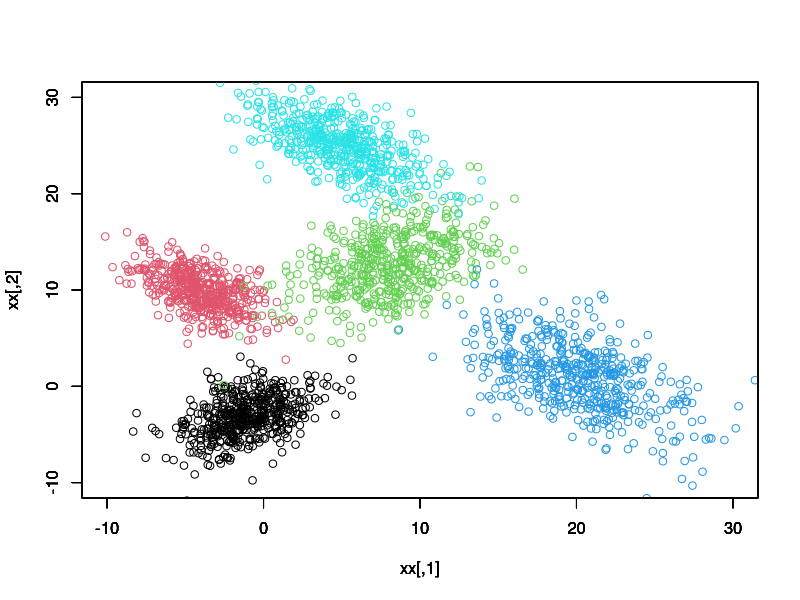

Generate this figure with R:
rm(list=ls())
graphics.off()
# let us generate data
labelsNr<-5 #number of labels
labelsJ<-1:1:labelsNr #labels are numbers 1,2,3,4
labelsI<-1:1:500 #number of data points for label 500

#When the number of dimensions equals 2 -> bivariate normal distribution 
#that is defined with a two-dimensional vector of means, 
#m=(m1,m2) and covariance matrix sigma  ??=[(??1)^2, ??12, ??21, (??2)^2].
#reference: https://www.itl.nist.gov/div898/handbook/pmc/section5/pmc542.htm

sigma1<-matrix(c(5,2,2,5),ncol=2) #covariance matrix of sigmas, must be symmetric!!
sigma1
sigma2<-matrix(c(4,-2,-2,4),ncol=2)
sigma3<-matrix(c(10,4,4,10),ncol=2)
sigma4<-matrix(c(12,-6,-6,12),ncol=2)
sigma5<-matrix(c(8,-5,-5,8),ncol=2)

# more ellegant way to construct 
#eig_vec_1 <- matrix(c(0.4,0.2,0.2,0.4), nrow=2, ncol=2)
#eig_vec_2 <- matrix(c(0.2,-0.1,-0.1,0.2), nrow=2, ncol=2)

#eig_val_1<- matrix(c(1,0,0,1) ,nrow=2, ncol=2)
#eig_val_2<- matrix(c(1,0,0,1) ,nrow=2, ncol=2)

#covariance matrices
#sigma1 <- eig_vec_1 %*% eig_val_1 %*% t(eig_vec_1)
#sigma2 <-  eig_vec_2 %*% eig_val_2 %*% t(eig_vec_2)

mean1=c(-1,-3) #mean of both 2 variables/dimensions
mean1
mean2=c(-4,10)
mean3=c(8,13)
mean4=c(20,1)
mean5=c(5,25)

#Sigmas=data.frame(sigma1,sigma2,sigma3)
Sigmas=list(sigma1,sigma2,sigma3,sigma4,sigma5)
Sigmas
Means=list(mean1,mean2,mean3,mean4,mean5)
x<-matrix(,5*500,3)  #matrix that will contain all the data

library(mvtnorm) #multivariate normal distribution library (multivariate - more than 1 dimension, variable)

for (j in seq(along=labelsJ)){
  sigma=Sigmas[[j]]
  mean=Means[[j]]
  xx <- rmvnorm(n=500, mean=mean, sigma=sigma) #random multivariate normal distribution function
  #a<-switch(j,"red","green","blue","pink"); #dot color
  plot(xx,col=j,type="p",xlim=c(-10,30),ylim=c(-10,30)) #plot xx
  par(new=TRUE) #to include the previous plot on the previous = combine plots
  for (i in seq(along=labelsI))
  { #insert the generated data inside the x matrix and add label
   x[(j-1)*500+i, 1:2]=xx[i,]
   x[(j-1)*500+i,3]=j
  }
}

#x <- x[,1:2] # the data we used was initially prepared for the classification example please remove third column 

save(x,file="C:\\Users\\maeli\\Documents\\INSA\\4A\\Taltech\\data_mining\\ml_data.RData")
# save(x,file="C:\\Users\\maeli\\Documents\\INSA\\4A\\Taltech\\data_mining\\Homework1\\data_withlabel.RData")

